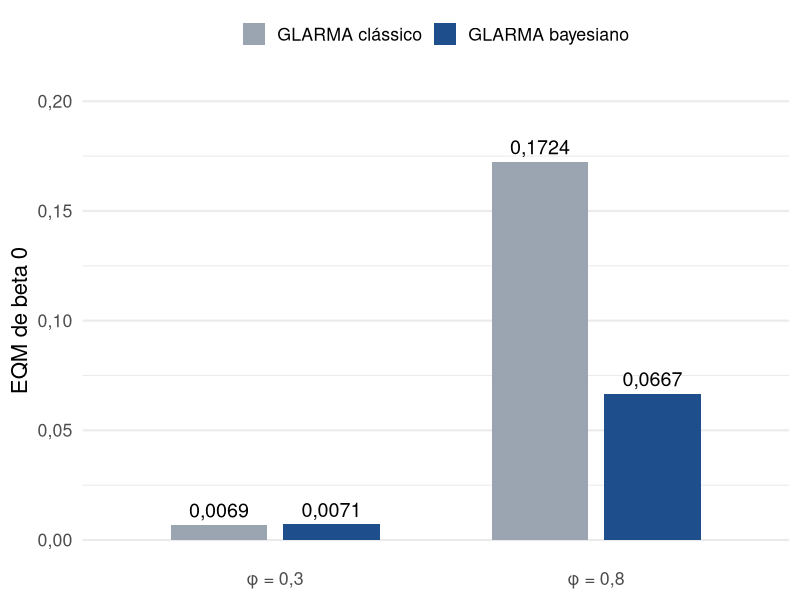
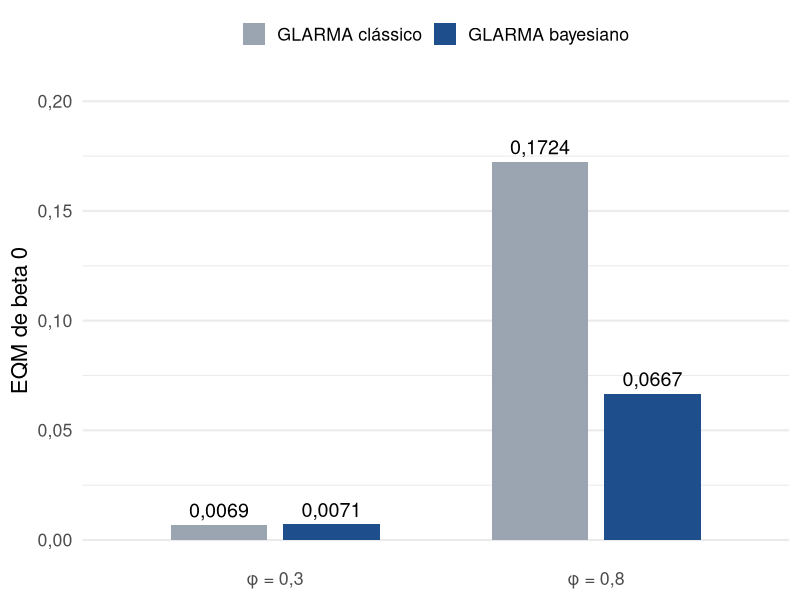

Source code (R) for these figures, in order:
##### GRAFICOS POSTER ######

library(ggplot2)
library(scales)

dados.plot <- data.frame(
  phi    = rep(c("φ = 0,3", "φ = 0,8"), times = 2),
  metodo = rep(c("GLARMA clássico", "GLARMA bayesiano"), each = 2),
  eqm    = c(0.0069, 0.1724,   # clássico: phi = 0,3 e 0,8
             0.0071, 0.0667)   # bayesiano: phi = 0,3 e 0,8
)
dados.plot$metodo <- factor(dados.plot$metodo,
                       levels = c("GLARMA clássico", "GLARMA bayesiano"))

g <- ggplot(dados.plot, aes(x = phi, y = eqm, fill = metodo)) +
  geom_col(position = position_dodge(width = 0.7), width = 0.6) +
  geom_text(aes(label = format(eqm, decimal.mark = ",")),
            position = position_dodge(width = 0.7),
            vjust = -0.5, size = 5) +
  scale_fill_manual(values = c("GLARMA clássico"  = "#9AA5B1",
                               "GLARMA bayesiano" = "#1F4E8C")) +
  scale_y_continuous(limits = c(0, 0.2),
                     labels = label_number(decimal.mark = ",")) +
  labs(x = NULL, y = "EQM de beta 0", fill = NULL) +
  theme_minimal(base_size = 16) +
  theme(legend.position = "top",
        panel.grid.major.x = element_blank())

g
ggsave("fig1_eqm_beta0.png", g, width = 4, height = 3, dpi = 300)
